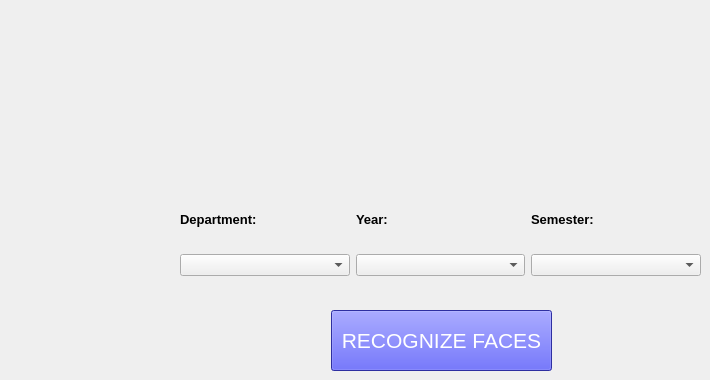
   <widget class="QWidget" name="recognize_face_page">
    <widget class="QPushButton" name="recognize_face_button">
     <property name="geometry">
      <rect>
       <x>331</x>
       <y>310</y>
       <width>221</width>
       <height>61</height>
      </rect>
     </property>
     <property name="font">
      <font>
       <pointsize>16</pointsize>
      </font>
     </property>
     <property name="styleSheet">
      <string notr="true">QPushButton
{
	background-color: rgb(64, 66, 226);
	color: rgb(255, 255, 255);
}

QPushButton::hover
{
	background-color:rgb(0, 170, 0);
}</string>
     </property>
     <property name="text">
      <string>RECOGNIZE FACES</string>
     </property>
    </widget>
    <widget class="QWidget" name="horizontalLayoutWidget_7">
     <property name="geometry">
      <rect>
       <x>180</x>
       <y>190</y>
       <width>521</width>
       <height>86</height>
      </rect>
     </property>
     <layout class="QHBoxLayout" name="horizontalLayout_7">
      <item>
       <layout class="QVBoxLayout" name="verticalLayout_8">
        <item>
         <widget class="QLabel" name="label_16">
          <property name="font">
           <font>
            <family>Arial</family>
            <pointsize>10</pointsize>
            <weight>75</weight>
            <bold>true</bold>
           </font>
          </property>
          <property name="text">
           <string>Department:</string>
          </property>
         </widget>
        </item>
        <item>
         <widget class="QComboBox" name="recognize_department_combo_box">
          <item>
           <property name="text">
            <string/>
           </property>
          </item>
          <item>
           <property name="text">
            <string>Computer Engineering</string>
           </property>
          </item>
          <item>
           <property name="text">
            <string>Civil Engineering</string>
           </property>
          </item>
          <item>
           <property name="text">
            <string>IT Engineering</string>
           </property>
          </item>
          <item>
           <property name="text">
            <string>Software Engineering</string>
           </property>
          </item>
         </widget>
        </item>
       </layout>
      </item>
      <item>
       <layout class="QVBoxLayout" name="verticalLayout_7">
        <item>
         <widget class="QLabel" name="label_15">
          <property name="font">
           <font>
            <family>Arial</family>
            <pointsize>10</pointsize>
            <weight>75</weight>
            <bold>true</bold>
           </font>
          </property>
          <property name="text">
           <string>Year:</string>
          </property>
         </widget>
        </item>
        <item>
         <widget class="QComboBox" name="recognize_year_combo_box">
          <item>
           <property name="text">
            <string/>
           </property>
          </item>
          <item>
           <property name="text">
            <string>1</string>
           </property>
          </item>
          <item>
           <property name="text">
            <string>2</string>
           </property>
          </item>
          <item>
           <property name="text">
            <string>3</string>
           </property>
          </item>
          <item>
           <property name="text">
            <string>4</string>
           </property>
          </item>
         </widget>
        </item>
       </layout>
      </item>
      <item>
       <layout class="QVBoxLayout" name="verticalLayout_6">
        <item>
         <widget class="QLabel" name="label_14">
          <property name="font">
           <font>
            <family>Arial</family>
            <pointsize>10</pointsize>
            <weight>75</weight>
            <bold>true</bold>
           </font>
          </property>
          <property name="text">
           <string>Semester:</string>
          </property>
         </widget>
        </item>
        <item>
         <widget class="QComboBox" name="recognize_semester_combo_box">
          <item>
           <property name="text">
            <string/>
           </property>
          </item>
          <item>
           <property name="text">
            <string>1</string>
           </property>
          </item>
          <item>
           <property name="text">
            <string>2</string>
           </property>
          </item>
         </widget>
        </item>
       </layout>
      </item>
     </layout>
    </widget>
   </widget>
